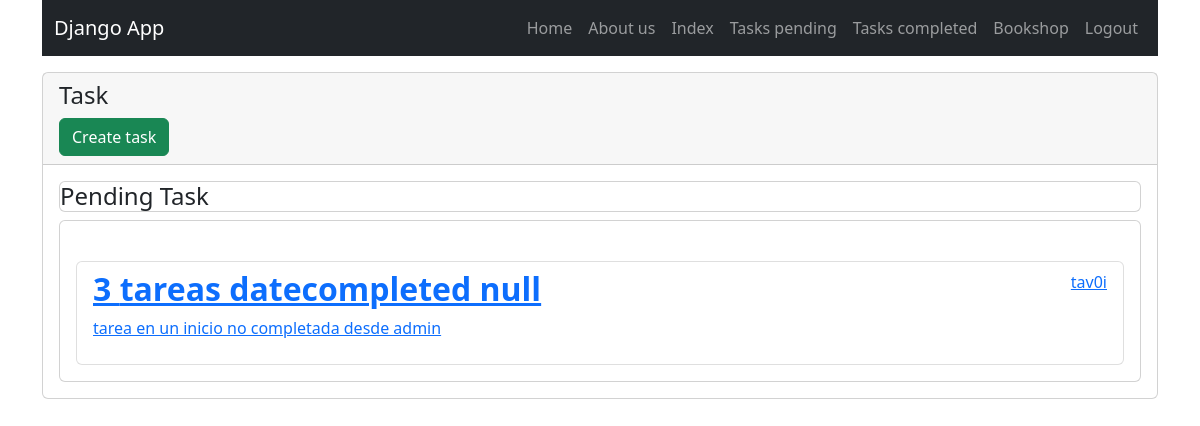
Screenshot of /tasks/True (signed in) with the database file from the repository.
### InstalledApps/tasks/models.py (models this page shows, shortened)
class Task(models.Model):
    title = models.CharField(max_length=100)
    description = models.TextField(blank=True)
    created = models.DateTimeField(auto_now_add=True)
    date_completed = models.DateTimeField(null=True, blank=True)
    is_important = models.BooleanField(default=False)
    user = models.ForeignKey(User, on_delete=models.CASCADE)

### InstalledApps/tasks/views.py (the view)
# urls.py: path('tasks/<str:is_not_completed>', views.tasks, name='tasks'),
@login_required
def tasks(request, is_not_completed):
    if is_not_completed == 'True':
        is_not_completed = True
    else:
        is_not_completed = False
    tasks = Task.objects.filter(
            user=request.user,
            date_completed__isnull=is_not_completed).order_by('date_completed')
    context = {
        'tasks': tasks,
    }
    if is_not_completed:
        print('pending')
        context.update({'title':'Pending Task'})
        context.update({'formaction': '/task/True'})
    else:
        print('complete')
        context.update({'title':'Completed Task'})
        context.update({'formaction': '/task/False'})
    return render(request, 'tasks.html', context)

### InstalledApps/tasks/templates/tasks.html (shortened to what this page needs)
{% extends 'base.html' %}
{% block cardtitle %}
Task
{% endblock %}
{% block cardsubtitle %}
{{title}}
{% endblock %}
{% block newbutton %}
<a name="" id="" class="btn btn-success" href="{% url 'task_create' %}" role="button">
    Create task
</a>
{% endblock %}
{% block content %}
<div class="col-md-12 offset-md-0 mt-4">
    <ul class="list-group">
        {% for task in tasks %}
        <li class="list-group-item">
            <a href="{% url 'task_detail' task.id %}">
                <header class="d-flex justify-content-between">
                    {% if task.is_important %}
                    <h2 class="fw-bold text-success">
                        {{task.id}}
                        {{task.title}}
                    </h2>
                    {% else %}
                    <h2 class="fw-bold">{{task.id}}
                        {{task.title}}
                    </h2>
                    {% endif %}
                    <p>{{task.user.username}}</p>
                </header>
                <p>{{task.description}}</p>
            </a>
        </li>
        {% endfor %}
    </ul>
</div>
{% endblock %}

### rows the page displays
Task: id "3", title "tareas datecompleted null", user.username "tav0i", description "tarea en un inicio no completada desde admin"

### other values shown
{{ title }} "Pending Task"
